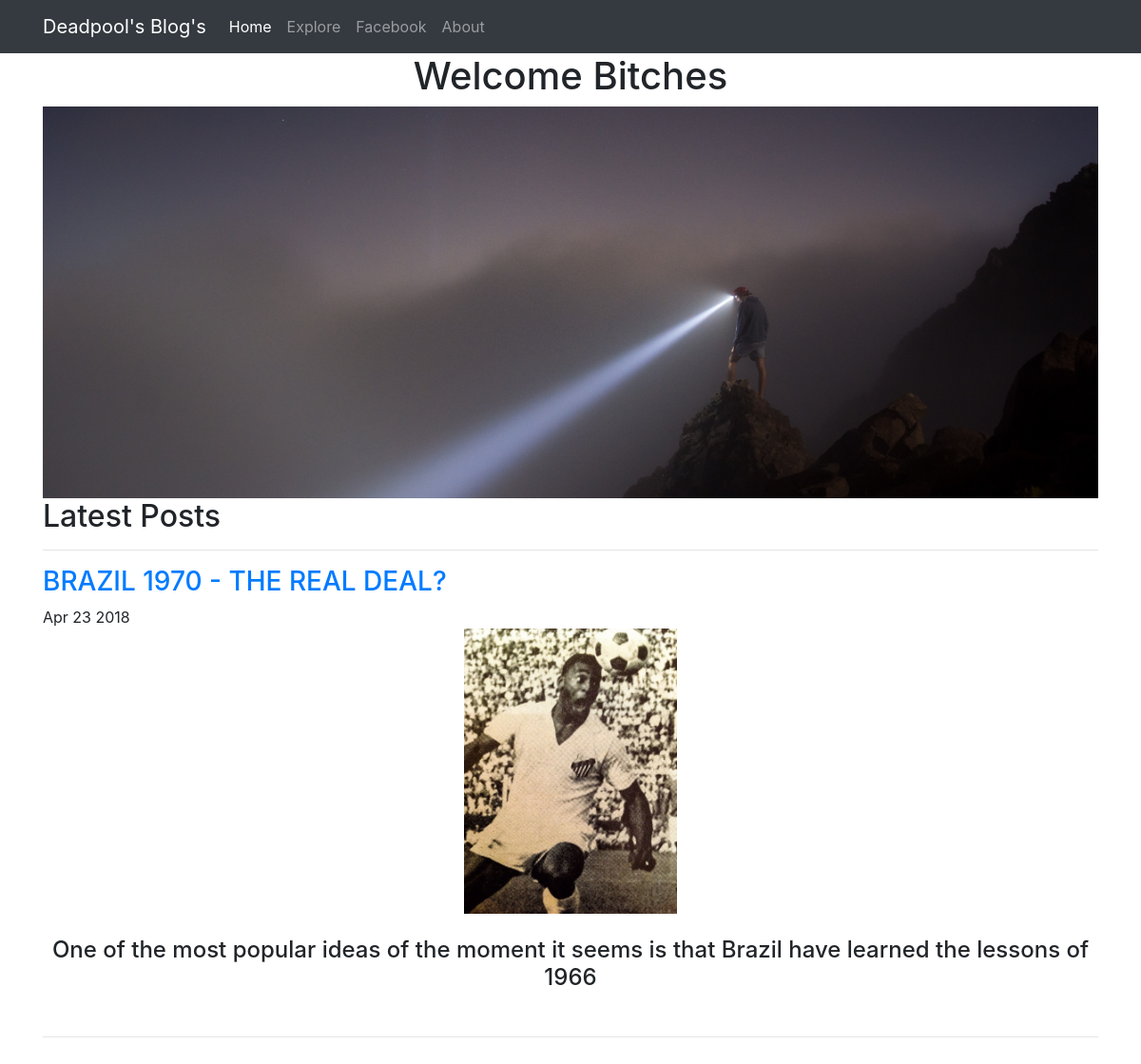
/home/, run on the app's committed database.
### posts/models.py (models this page shows, shortened)
class Post(models.Model):
    title = models.CharField(max_length = 255)
    publish_date = models.DateTimeField()
    image = models.ImageField(upload_to = 'media/')
    body = models.TextField()
    def publish_date_pretty(self):
        return self.publish_date.strftime('%b %d %Y')
    def summary(self):
        return self.body[:100]

### posts/views.py (the view)
# urls.py: 2. Add a URL to urlpatterns:  path('', views.home, name='home')
def home(request):
    posts = Post.objects.order_by('publish_date')
    return render(request, 'posts/home.html',{'posts':posts})

### posts/templates/posts/home.html (shortened to what this page needs)
<!doctype html>
<html lang="en">
  <head>
    <link rel="stylesheet" href="https://stackpath.bootstrapcdn.com/bootstrap/4.1.0/css/bootstrap.min.css">
    <link rel="stylesheet"  href="https://maxcdn.bootstrapcdn.com/font-awesome/4.7.0/css/font-awesome.min.css">
  </head>
  <body>
    <nav class="navbar navbar-expand-lg navbar-dark bg-dark">
      <div class = "container">
  <a class="navbar-brand" href="#">Deadpool's Blog's</a>
  <div class="collapse navbar-collapse" id="navbarNav">
    <ul class="navbar-nav">
      <li class="nav-item active">
        <a class="nav-link" href="{% url 'home' %}">Home <span class="sr-only">(current)</span></a>
      </li>
      <li class="nav-item">
        <a class="nav-link" href="#">Explore</a>
      </li>
      <li class="nav-item">
        <a class="nav-link" href="https://www.facebook.com/animesh.srivastava.125">Facebook</a>
      </li>
      <li class="nav-item">
        <a class="nav-link" href="{% url 'about' %}">About</a>
      </li>
    </ul>
  </div>
</div>
</nav>
  <div class = "container">
      <h1 class="text-center">Welcome Bitches</h1>
      {% load static %}
      <img src="{% static 'posts/pehla.jpg' %}" class="img-fluid mx-auto" style  = "max-height:500px; display:block"/>
      <h2 >Latest Posts</h2>
      <hr/>
      {% for post in posts.all %}
      <a href="{% url 'post_details' post.id %}"><h3>{{ post.title }}</h3></a>
      {{ post.publish_date_pretty }}
      <img src = " {{ post.image.url }}" class="img-fluid mx-auto" style  = "max-height:300px; display:block"/>
      <br/>
      <h4 class="text-center">{{ post.summary }}</h4>
      <br/>
<hr />
      <br/>
      {% endfor %}
  </div>
  </body>
</html>

### data on the page
Post: title "BRAZIL 1970 - THE REAL DEAL?", publish_date_pretty "Apr 23 2018", image (picture), summary "One of the most popular ideas of the moment it seems is that Brazil have learned the lessons of 1966"
